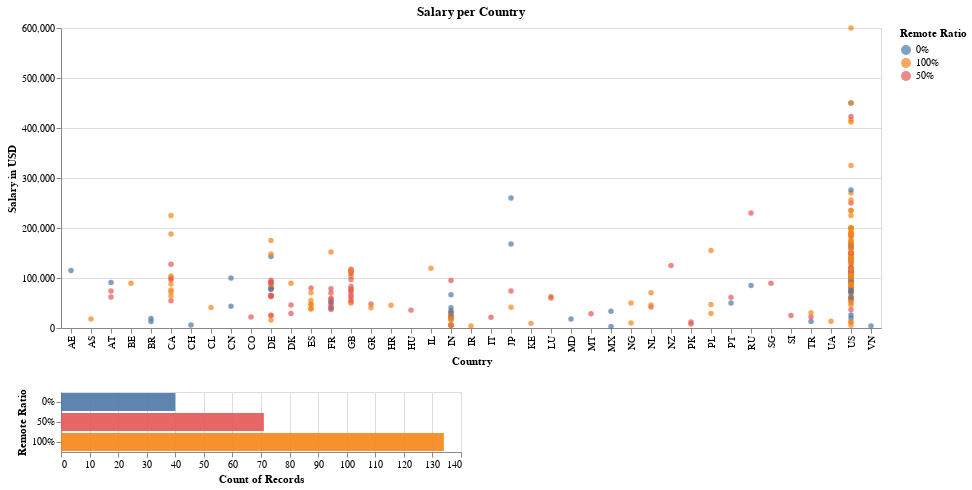

Notebook code cell kept with this figure:
### Code cell
alt.themes.enable("dark")

brush = alt.selection_interval()
click = alt.selection_multi(fields=['remote_ratio'], on='mouseover')

points = (alt.Chart(df, title="Salary per Country").mark_circle().encode(
    x=alt.X('company_location:N', title="Country"),
    y=alt.Y('salary_in_usd:Q', title="Salary in USD"),
    color=alt.condition(brush, alt.Color("remote_ratio:N", title="Remote Ratio", sort=["0%", "50%", "100%"]), alt.value("lightgray"),),
    opacity=alt.condition(click, alt.value(1.0), alt.value(0.1)),
    tooltip='job_title')
.add_selection(brush))


bars = ((alt.Chart(df).mark_bar().encode(
    x='count()',
    y=alt.Y('remote_ratio', title="Remote Ratio", sort=["0%", "50%", "100%"]),
    color='remote_ratio',
    opacity=alt.condition(click, alt.value(0.9), alt.value(0.2))))
.add_selection(brush))

(points & bars).add_selection(click)

### Figure 1 — Vega-Lite specification as saved in the notebook (floating-point values rounded to 4 significant figures; data arrays with more than 128 entries replaced by an {"elided": "..."} marker saying what was removed)
{"usermeta": {"embedOptions": {"theme": "dark"}}, "config": {"view": {"continuousWidth": 400, "continuousHeight": 300}}, "vconcat": [{"mark": "circle", "encoding": {"color": {"condition": {"field": "remote_ratio", "sort": ["0%", "50%", "100%"], "title": "Remote Ratio", "type": "nominal", "selection": "selector009"}, "value": "lightgray"}, "x": {"field": "company_location", "title": "Country", "type": "nominal"}, "y": {"field": "salary_in_usd", "title": "Salary in USD", "type": "quantitative"}}, "selection": {"selector009": {"type": "interval"}, "selector010": {"type": "multi", "fields": ["remote_ratio"], "on": "mouseover"}}, "title": "Salary per Country"}, {"mark": "bar", "encoding": {"color": {"field": "remote_ratio", "type": "nominal"}, "opacity": {"condition": {"value": 0.9, "selection": "selector010"}, "value": 0.2}, "x": {"aggregate": "count", "type": "quantitative"}, "y": {"field": "remote_ratio", "sort": ["0%", "50%", "100%"], "title": "Remote Ratio", "type": "nominal"}}, "selection": {"selector009": {"type": "interval"}, "selector010": {"type": "multi", "fields": ["remote_ratio"], "on": "mouseover"}}}], "data": {"name": "data-a2e6a08b9dd39038c4840c4574dde6da"}, "$schema": "https://vega.github.io/schema/vega-lite/v4.17.0.json", "datasets": {"data-a2e6a08b9dd39038c4840c4574dde6da": {"elided": "245 records"}}}
